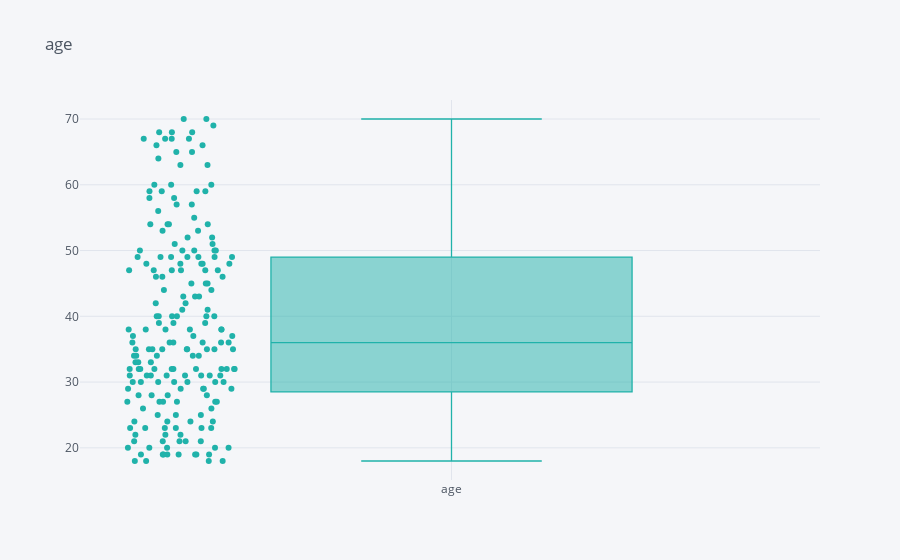
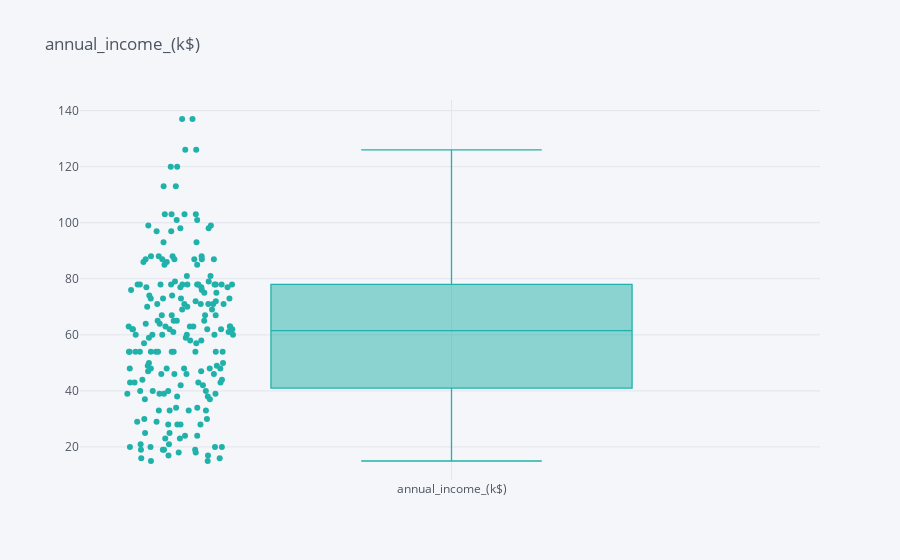
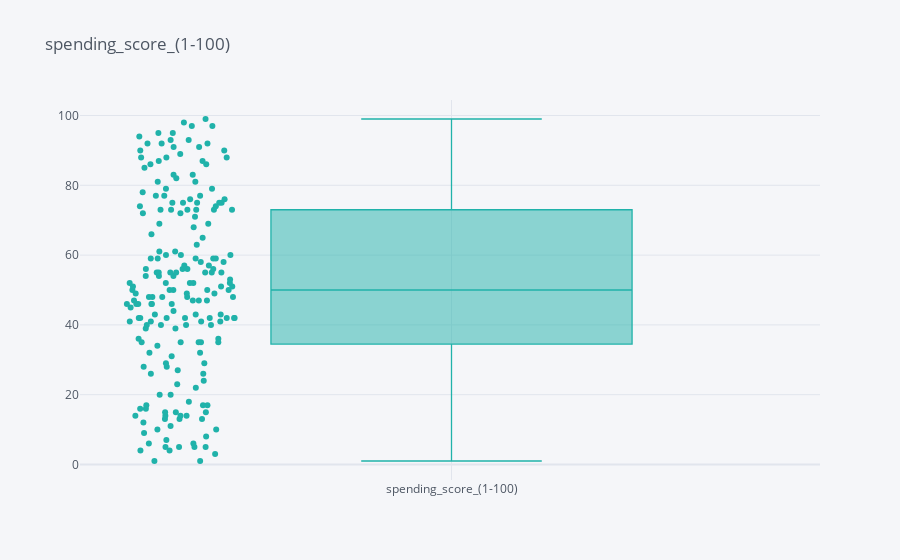

The code cell stored with these charts, in order, in its notebook:
### Code cell
for i in df.drop(columns=[target]).columns:
    df[i].iplot(kind="box", title=i, boxpoints="all", color='lightseagreen')

### Figure 1 — Plotly figure (JSON) as saved in the notebook; plotly's stock layout.template omitted (floating-point values rounded to 4 significant figures; data arrays with more than 128 entries replaced by an {"elided": "..."} marker saying what was removed)
{"data": [{"boxpoints": "all", "line": {"width": 1.3}, "marker": {"color": "rgba(32, 178, 170, 1.0)"}, "name": "age", "orientation": "v", "type": "box", "y": {"elided": "200 int values"}}], "layout": {"autosize": true, "legend": {"bgcolor": "#F5F6F9", "font": {"color": "#4D5663"}}, "paper_bgcolor": "#F5F6F9", "plot_bgcolor": "#F5F6F9", "title": {"font": {"color": "#4D5663"}, "text": "age"}, "xaxis": {"autorange": true, "gridcolor": "#E1E5ED", "range": [-0.5032, 0.5], "showgrid": true, "tickfont": {"color": "#4D5663"}, "title": {"font": {"color": "#4D5663"}, "text": ""}, "type": "category", "zerolinecolor": "#E1E5ED"}, "yaxis": {"autorange": true, "gridcolor": "#E1E5ED", "range": [15.11, 72.89], "showgrid": true, "tickfont": {"color": "#4D5663"}, "title": {"font": {"color": "#4D5663"}, "text": ""}, "type": "linear", "zerolinecolor": "#E1E5ED"}}}

### Figure 2 — Plotly figure (JSON) as saved in the notebook; plotly's stock layout.template omitted (floating-point values rounded to 4 significant figures; data arrays with more than 128 entries replaced by an {"elided": "..."} marker saying what was removed)
{"data": [{"boxpoints": "all", "line": {"width": 1.3}, "marker": {"color": "rgba(32, 178, 170, 1.0)"}, "name": "annual_income_(k$)", "orientation": "v", "type": "box", "y": {"elided": "200 int values"}}], "layout": {"autosize": true, "legend": {"bgcolor": "#F5F6F9", "font": {"color": "#4D5663"}}, "paper_bgcolor": "#F5F6F9", "plot_bgcolor": "#F5F6F9", "title": {"font": {"color": "#4D5663"}, "text": "annual_income_(k$)"}, "xaxis": {"autorange": true, "gridcolor": "#E1E5ED", "range": [-0.5032, 0.5], "showgrid": true, "tickfont": {"color": "#4D5663"}, "title": {"font": {"color": "#4D5663"}, "text": ""}, "type": "category", "zerolinecolor": "#E1E5ED"}, "yaxis": {"autorange": true, "gridcolor": "#E1E5ED", "range": [8.222, 143.8], "showgrid": true, "tickfont": {"color": "#4D5663"}, "title": {"font": {"color": "#4D5663"}, "text": ""}, "type": "linear", "zerolinecolor": "#E1E5ED"}}}

### Figure 3 — Plotly figure (JSON) as saved in the notebook; plotly's stock layout.template omitted (floating-point values rounded to 4 significant figures; data arrays with more than 128 entries replaced by an {"elided": "..."} marker saying what was removed)
{"data": [{"boxpoints": "all", "line": {"width": 1.3}, "marker": {"color": "rgba(32, 178, 170, 1.0)"}, "name": "spending_score_(1-100)", "orientation": "v", "type": "box", "y": {"elided": "200 int values"}}], "layout": {"autosize": true, "legend": {"bgcolor": "#F5F6F9", "font": {"color": "#4D5663"}}, "paper_bgcolor": "#F5F6F9", "plot_bgcolor": "#F5F6F9", "title": {"font": {"color": "#4D5663"}, "text": "spending_score_(1-100)"}, "xaxis": {"autorange": true, "gridcolor": "#E1E5ED", "range": [-0.5032, 0.5], "showgrid": true, "tickfont": {"color": "#4D5663"}, "title": {"font": {"color": "#4D5663"}, "text": ""}, "type": "category", "zerolinecolor": "#E1E5ED"}, "yaxis": {"autorange": true, "gridcolor": "#E1E5ED", "range": [-4.444, 104.4], "showgrid": true, "tickfont": {"color": "#4D5663"}, "title": {"font": {"color": "#4D5663"}, "text": ""}, "type": "linear", "zerolinecolor": "#E1E5ED"}}}
